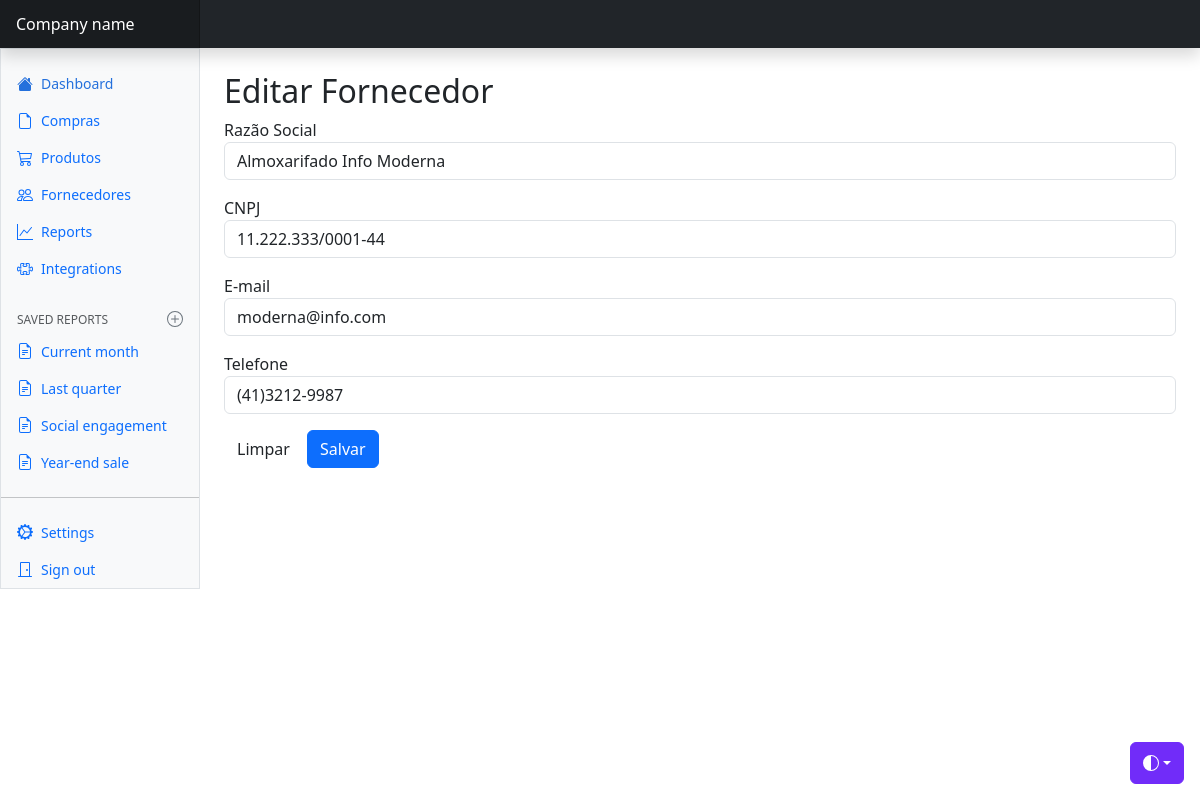
Page /views/fornecedor/edit.php?id=1 on the committed database.
### tables this page shows
CREATE TABLE `fornecedor` (
  `id_fornecedor` int NOT NULL AUTO_INCREMENT,
  `cnpj` varchar(45) DEFAULT NULL,
  `razao_social` varchar(45) DEFAULT NULL,
  `email` varchar(100) DEFAULT NULL,
  `telefone` varchar(45) DEFAULT NULL,
  PRIMARY KEY (`id_fornecedor`),
  UNIQUE KEY `cnpj_UNIQUE` (`cnpj`)
);

### model/BD.php (called while the page is built)
<?php
    class BD {
        public static function getConexao() {
            $conn = new PDO(
                'mysql:host=localhost;dbname=bd_estoque',
                'gregory',
                'qwe123'
            );
            return $conn;
        }
    }

### model/dao/FornecedorDAO.php (called while the page is built, shortened)
<?php
    class FornecedorDAO {
        public function find($id) {
            try {
                $query = BD::getConexao()->prepare("SELECT * FROM fornecedor WHERE id_fornecedor = :i");
                $query->bindValue(':i',$id, PDO::PARAM_INT);
                if(!$query->execute())
                    print_r($query->errorInfo());
                $linha = $query->fetch(PDO::FETCH_ASSOC);
                $fornecedor = new Fornecedor();
                $fornecedor->setId($linha['id_fornecedor']);
                $fornecedor->setCnpj($linha['cnpj']);
                $fornecedor->setRazaoSocial($linha['razao_social']);
                $fornecedor->setEmail($linha['email']);
                $fornecedor->setTelefone($linha['telefone']);
                return $fornecedor;
            }
            catch(PDOException $e) {
                echo "Erro #3: " . $e->getMessage();
            }
        }
    }

### model/bean/Fornecedor.php (called while the page is built, shortened)
<?php
    class Fornecedor {
        private $cnpj;
        private $razaoSocial;
        private $email;
        private $telefone;
        public function getCnpj() {
            return $this->cnpj;
        }
        public function setCnpj($cnpj) {
            $this->cnpj = $cnpj;
        }
        public function getRazaoSocial() {
            return $this->razaoSocial;
        }
        public function setRazaoSocial($razaoSocial) {
            $this->razaoSocial = $razaoSocial;
        }
        public function getEmail() {
            return $this->email;
        }
        public function setEmail($email) {
            $this->email = $email;
        }
        public function getTelefone() {
            return $this->telefone;
        }
        public function setTelefone($telefone) {
            $this->telefone = $telefone;
        }
    }

### views/fornecedor/edit.php (the view, shortened to what this page needs)
<?php
    $dao = new FornecedorDAO();
    $fornecedor = $dao->find($_GET['id']);
?>
<!DOCTYPE html>
<html lang="en" data-bs-theme="auto">
<head>
    <link href="../../css/bootstrap.min.css" rel="stylesheet">
    <link href="../../css/dashboard.css" rel="stylesheet">
</head>
<body>
    <div class="dropdown position-fixed bottom-0 end-0 mb-3 me-3 bd-mode-toggle"> <button
            class="btn btn-bd-primary py-2 dropdown-toggle d-flex align-items-center" id="bd-theme" type="button"
            aria-expanded="false" data-bs-toggle="dropdown" aria-label="Toggle theme (auto)"> <svg
                class="bi my-1 theme-icon-active" aria-hidden="true">
                <use href="#circle-half"></use>
            </svg> <span class="visually-hidden" id="bd-theme-text">Toggle theme</span> </button>
    </div>
    <header class="navbar sticky-top bg-dark flex-md-nowrap p-0 shadow" data-bs-theme="dark"> <a
            class="navbar-brand col-md-3 col-lg-2 me-0 px-3 fs-6 text-white" href="#">Company name</a>
    </header>
    <div class="container-fluid">
        <div class="row">
            <main class="col-md-9 ms-sm-auto col-lg-10 px-md-4">
                <div class="my-4">
                    <h2>Editar Fornecedor</h2>
                    <form action="update.php" method="post">
                        <p class="form-group">
                            <label for="razao_social">Razão Social</label>
                            <input type="text" name="razao_social" class="form-control" value="<?= $fornecedor->getRazaoSocial() ?>">
                        </p>
                        <p class="form-group">
                            <label for="cnpj">CNPJ</label>
                            <input type="text" name="cnpj" class="form-control" value="<?= $fornecedor->getCnpj() ?>">
                        </p>
                        <p class="form-group">
                            <label for="email">E-mail</label>
                            <input type="text" name="email" class="form-control" value="<?= $fornecedor->getEmail() ?>">
                        </p>
                        <p class="form-group">
                            <label for="telefone">Telefone</label>
                            <input type="text" name="telefone" class="form-control" value="<?= $fornecedor->getTelefone() ?>">
                        </p>
                        <p class="form-group">
                            <input type="reset" value="Limpar" class="btn btn-default">
                            <input type="submit" value="Salvar" class="btn btn-primary">
                        </p>
                    </form>
                </div>
            </main>
        </div>
    </div>
</body>
</html>

### css/dashboard.css (style rules this page uses)
.bi { display: inline-block; width: 1rem; height: 1rem; }
.sidebar .nav-link { font-size: .875rem; font-weight: 500; }
.sidebar .nav-link.active { color: #2470dc; }
.sidebar-heading { font-size: .75rem; }
.navbar-brand { padding-top: .75rem; padding-bottom: .75rem; background-color: rgba(0, 0, 0, .25); box-shadow: inset -1px 0 0 rgba(0, 0, 0, .25); }

### views/fornecedor/edit.php (style rules this page uses)
.bi { vertical-align: -.125em; fill: currentColor }
.btn-bd-primary { --bd-violet-bg: #712cf9; --bd-violet-rgb: 112.520718, 44.062154, 249.437846; --bs-btn-font-weight: 600; --bs-btn-color: var(--bs-white); --bs-btn-bg: var(--bd-violet-bg); --bs-btn-border-color: var(--bd-violet-bg); --bs-btn-hover-color: var(--bs-white); --bs-btn-hover-bg: #6528e0; --bs-btn-hover-border-color: #6528e0; --bs-btn-focus-shadow-rgb: var(--bd-violet-rgb); --bs-btn-active-color: var(--bs-btn-hover-color); --bs-btn-active-bg: #5a23c8; --bs-btn-active-border-color: #5a23c8 }
.bd-mode-toggle { z-index: 1500 }
.bd-mode-toggle .bi { width: 1em; height: 1em }

### rows in the picture
fornecedor: razao_social "Almoxarifado Info Moderna", cnpj "11.222.333/0001-44", email "moderna@info.com", telefone "(41)3212-9987"
